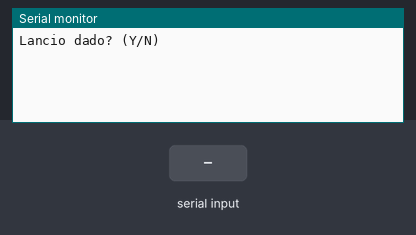
This sketch was run on a simulated Arduino Uno, built with avr-gcc and run on an emulated ATmega328P. Shown: the last lines printed to the serial monitor. The inputs (shaded band) are chosen by the test bench. Random numbers use the default seed unless the sketch sets one.

Above: at 1.2 s.
1.3 s: "Y" received over Serial
At 2.4 s:
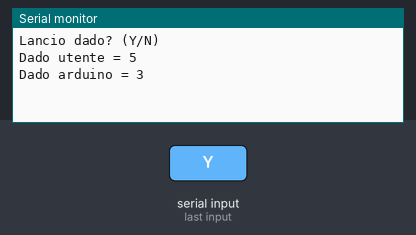
2.8 s: "N" received over Serial
At 5.6 s:
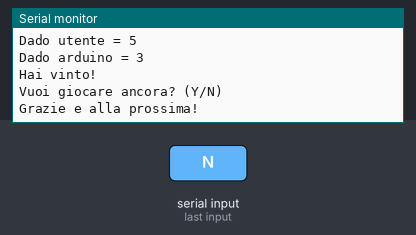

Measured:
- after the input at 1.3 s, the serial monitor: prints a new line at once (image 1)
- after the input at 2.8 s, the serial monitor: prints a new line after 1.5 s (image 2)

The sketch:

giocoDadi.ino
```cpp
void setup() {
  // put your setup code here, to run once:
  Serial.begin(9600);
  Serial.println("Lancio dado? (Y/N)");
}

void loop() {
  // put your main code here, to run repeatedly:
  char inByte = Serial.read();
  if(inByte == 'Y'){
    //ISTRUZIONI PER LA RISPOSTA 'Y' (YES)
    randomSeed(millis());
    int dadoutente = random(1,7);
    int dadoarduino = random(1,7);
    Serial.print("Dado utente = ");
    Serial.println(dadoutente);
    Serial.print("Dado arduino = ");
    Serial.println(dadoarduino);
    delay(3000);
    if(dadoutente > dadoarduino){
       Serial.println("Hai vinto!");
    }else if(dadoutente < dadoarduino){
       Serial.println("Hai perso!");
    }else{
       Serial.println("Pareggio!");
    }
    Serial.println("Vuoi giocare ancora? (Y/N)");
  }else if(inByte == 'N'){
    //ISTRUZIONI PER LA RISPOSTA 'N' (NO)
    Serial.println("Grazie e alla prossima!");
  }

}
```
